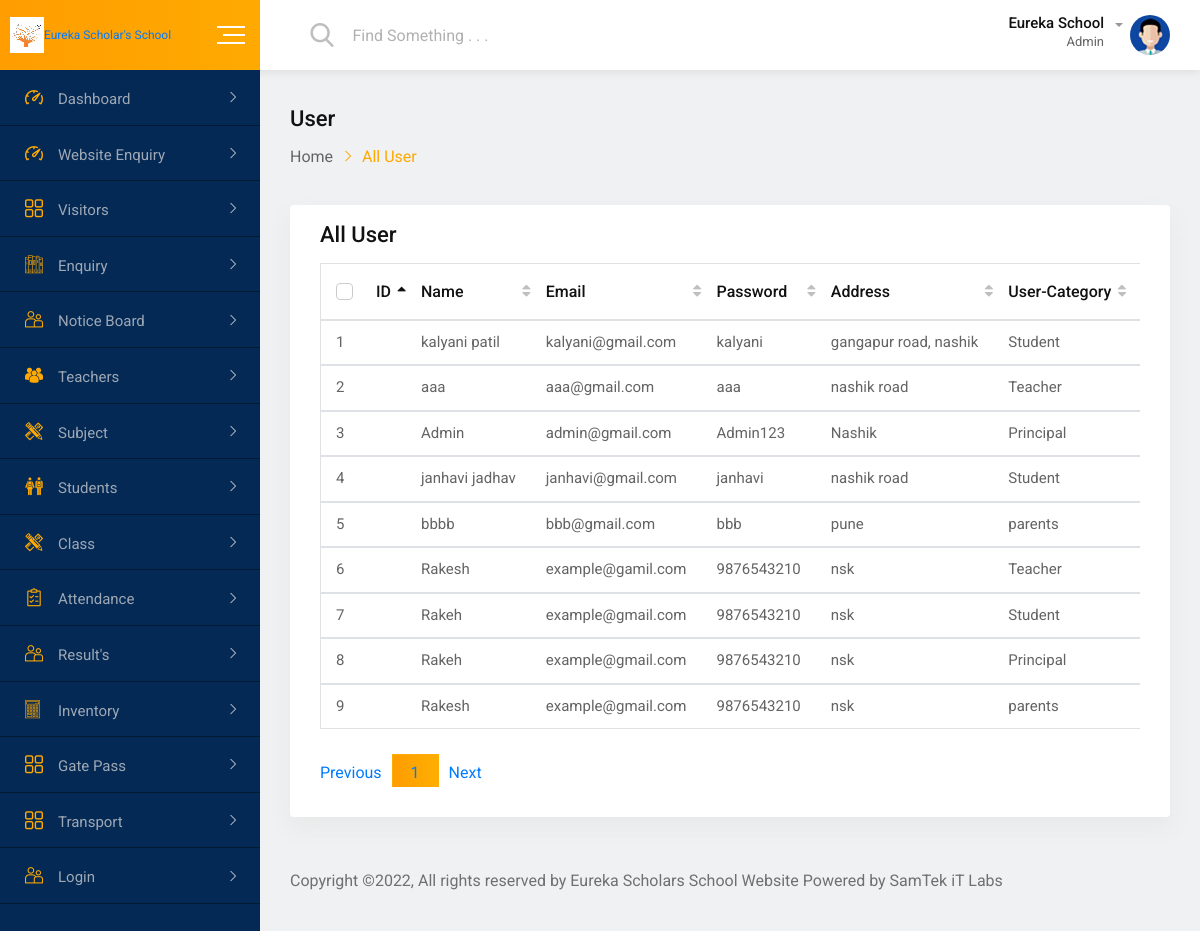
Screenshot of /user.php with the database file from the repository.
### tables this page shows
CREATE TABLE `userslogin` (
  `uid` int(11) NOT NULL,
  `name` varchar(2100) DEFAULT NULL,
  `email` varchar(200) DEFAULT NULL,
  `password` varchar(50) DEFAULT NULL,
  `address` varchar(500) DEFAULT NULL,
  `cat` varchar(50) DEFAULT NULL
);

### user.php (the view, shortened to what this page needs)
<?php
include 'db.php';
?>
<!doctype html>
<html class="no-js" lang="">
<head>
    <link rel="stylesheet" href="css/normalize.css">
    <link rel="stylesheet" href="css/main.css">
    <link rel="stylesheet" href="css/bootstrap.min.css">
    <link rel="stylesheet" href="css/all.min.css">
    <link rel="stylesheet" href="fonts/flaticon.css">
    <link rel="stylesheet" href="css/fullcalendar.min.css">
    <link rel="stylesheet" href="css/animate.min.css">
    <link rel="stylesheet" href="style.css">
</head>
<body>
    <div id="wrapper" class="wrapper bg-ash">
        <div class="navbar navbar-expand-md header-menu-one bg-light">
            <div class="nav-bar-header-one">
                <div class="header-logo">
                    <a href="index1.php">
                        <img src="img/icon.png" alt="logo"><span style="font-size:1vw","color:red;">Eureka Scholar's School</span>
                     </a>
                </div>
                <div class="toggle-button sidebar-toggle">
                    <button type="button" class="item-link">
                        <span class="btn-icon-wrap">
                            <span></span>
                            <span></span>
                            <span></span>
                        </span>
                    </button>
                </div>
            </div>
            <div class="header-main-menu collapse navbar-collapse" id="mobile-navbar">
                <ul class="navbar-nav">
                    <li class="navbar-item header-search-bar">
                        <div class="input-group stylish-input-group">
                            <span class="input-group-addon">
                                <button type="submit">
                                    <span class="flaticon-search" aria-hidden="true"></span>
                            </button>
                            </span>
                            <input type="text" class="form-control" placeholder="Find Something . . .">
                        </div>
                    </li>
                </ul>
                <ul class="navbar-nav">
                    <li class="navbar-item dropdown header-admin">
                        <a class="navbar-nav-link dropdown-toggle" href="#" role="button" data-toggle="dropdown" aria-expanded="false">
                            <div class="admin-title">
                                <h5 class="item-title">Eureka School</h5>
                                <span>Admin</span>
                            </div>
                            <div class="admin-img">
                                <img src="img/figure/admin.jpg" alt="Admin">
                            </div>
                        </a>
                    </li>
                     </div>
                        </div>
            </div>
        <div class="dashboard-page-one">
            <div class="sidebar-main sidebar-menu-one sidebar-expand-md sidebar-color">
                <div class="sidebar-menu-content">
                    <ul class="nav nav-sidebar-menu sidebar-toggle-view">
                        <li class="nav-item sidebar-nav-item">
                            <a href="index1.php" class="nav-link"><i class="flaticon-dashboard"></i><span>Dashboard</span></a>
                        </li>
						<li class="nav-item sidebar-nav-item">
                            <a href="enquiry.php" class="nav-link"><i class="flaticon-dashboard"></i><span>Website Enquiry</span></a>
                         </li>
						<li class="nav-item sidebar-nav-item">
                            <a href="#" class="nav-link"><i class="flaticon-menu-1"></i><span>Visitors</span></a>
                        </li>
						<li class="nav-item sidebar-nav-item">
                            <a href="#" class="nav-link"><i class="flaticon-books"></i><span>Enquiry</span></a>
                        </li>
						<li class="nav-item sidebar-nav-item">
                            <a href="#" class="nav-link"><i class="flaticon-couple"></i><span>Notice Board</span></a>
                        </li>
						<li class="nav-item sidebar-nav-item">
                            <a href="#" class="nav-link"><i
                                    class="flaticon-multiple-users-silhouette"></i><span>Teachers</span></a>
                        </li>
						<li class="nav-item sidebar-nav-item">
                            <a href="#" class="nav-link"><i
                                    class="flaticon-maths-class-materials-cross-of-a-pencil-and-a-ruler"></i><span>Subject</span></a>
                        </li>
                        <li class="nav-item sidebar-nav-item">
                            <a href="#" class="nav-link"><i class="flaticon-classmates"></i><span>Students</span></a>
                        </li>
                        <li class="nav-item sidebar-nav-item">
                            <a href="#" class="nav-link"><i
                                    class="flaticon-maths-class-materials-cross-of-a-pencil-and-a-ruler"></i><span>Class</span></a>
                        </li>
						<li class="nav-item sidebar-nav-item">
                            <a href="#" class="nav-link"><i class="flaticon-shopping-list"></i><span>Attendance</span></a>
                        </li>
                        <li class="nav-item sidebar-nav-item">
                            <a href="#" class="nav-link"><i class="flaticon-couple"></i><span>Result's</span></a>
                        </li>
                        <li class="nav-item sidebar-nav-item">
                            <a href="#" class="nav-link"><i class="flaticon-technological"></i><span>Inventory</span></a>
                        </li>
                        <li class="nav-item sidebar-nav-item">
                            <a href="#" class="nav-link"><i class="flaticon-menu-1"></i><span>Gate Pass</span></a>
                        </li>
                        <li class="nav-item sidebar-nav-item">
                            <a href="#" class="nav-link"><i class="flaticon-menu-1"></i><span>Transport</span></a>
                        </li>
                        <li class="nav-item sidebar-nav-item">
                            <a href="#" class="nav-link"><i class="flaticon-couple"></i><span>Login</span></a>
                        </li>
                    </ul>
                </div>
            </div>
            <div class="dashboard-content-one">
                <div class="breadcrumbs-area">
                    <h3>User</h3>
                    <ul>
                        <li>
                            <a href="index1.php">Home</a>
                        </li>
                        <li>All User</li>
                    </ul>
                </div>
                <div class="card height-auto">
                    <div class="card-body">
                        <div class="heading-layout1">
                            <div class="item-title">
                                <h3>All User</h3>
                            </div>
                        </div>
                        <div class="table-responsive">
                            <table class="table display data-table text-nowrap">
                                <thead>
                                    <tr>
                                        <th>
                                            <div class="form-check">
                                                <label class="form-check-label">ID</label>
                                            </div>
                                        </th>
                                        <th>Name</th>
                                            <th>Email</th>
                                            <th>Password</th>
                                            <th>Address</th>
                                            <th>User-Category</th>
                                            <th>Delete User</th>
                                            </tr>
                                        </thead>
										 <?php
				  $i=1;
				  $results1 = mysqli_query($conn, "select * from userslogin");
                  while ($row1 = mysqli_fetch_array($results1)) {
				  ?>
                                        <tbody id="geeks">
                                            <tr>
                                                <td><?php echo $i; ?></td>
                          <td><?php echo $row1['name' ];?> </td>
                          <td><?php echo $row1['email' ];?> </td>
                          <td><?php echo $row1['password' ];?> </td>
                          <td><?php echo $row1['address' ];?> </td>
                          <td><?php echo $row1['cat' ];?> </td>
                          <td>
                     <a href="delete-user.php?userid=<?php echo $row1['uid']; ?>" ><i class="fa fa-trash" onclick="doconfirm()" style="font-size: 20px;color: red;" ></i></a></td>
                      <?php $i++;  } ?>
                                            </tr>
                                 </tbody>
                            </table>
                        </div>
                    </div>
                </div>
                <footer class="footer-wrap-layout1">
                    <div class="copyright">Copyright ©2022, All rights reserved by Eureka Scholars School Website Powered by SamTek iT Labs</a></div>
                </footer>
            </div>
        </div>
</body>
</html>

### css/main.css (style rules this page uses)
html { color: #222; font-size: 1em; line-height: 1.4; }
audio, canvas, iframe, img, svg, video { vertical-align: middle; }

### rows the page displays
userslogin: name "kalyani patil", email "kalyani@gmail.com", password "kalyani", address "gangapur road, nashik", cat "Student"
userslogin: name "aaa", email "aaa@gmail.com", password "aaa", address "nashik road", cat "Teacher"
userslogin: name "Admin", email "admin@gmail.com", password "Admin123", address "Nashik", cat "Principal"
userslogin: name "janhavi jadhav", email "janhavi@gmail.com", password "janhavi", address "nashik road", cat "Student"
userslogin: name "bbbb", email "bbb@gmail.com", password "bbb", address "pune", cat "parents"
userslogin: name "Rakesh", email "example@gamil.com", password "9876543210", address "nsk", cat "Teacher"
userslogin: name "Rakeh", email "example@gmail.com", password "9876543210", address "nsk", cat "Student"
userslogin: name "Rakeh", email "example@gmail.com", password "9876543210", address "nsk", cat "Principal"
userslogin: name "Rakesh", email "example@gmail.com", password "9876543210", address "nsk", cat "parents"
